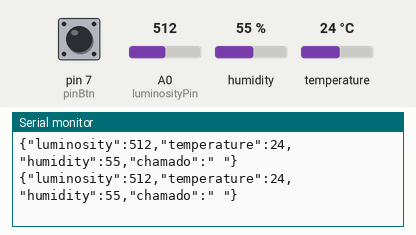
Bench run of a sketch on a simulated Arduino Uno, built with avr-gcc and run on an emulated ATmega328P. Shown: the last lines printed to the serial monitor. The test bench sets the inputs (shaded band); at power-on: humidity 55 %, pin 7 (pinBtn) HIGH, A0 (luminosityPin) = 512, temperature 24 °C.

Above: at 4.8 s.
4.9 s: humidity set to 22 %
At 9.4 s:
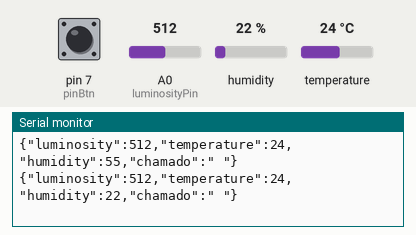
9.9 s: pin 7 (pinBtn) pulled LOW for 3 s
At 13.5 s:
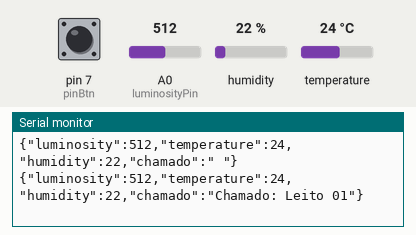
14.9 s: A0 (luminosityPin) set to 716
At 16.9 s:
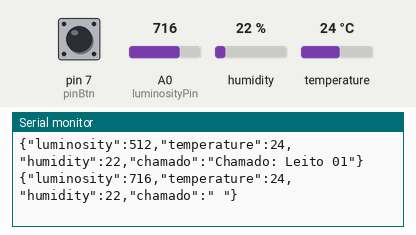
19.9 s: A0 (luminosityPin) set to 1023
At 21.0 s:
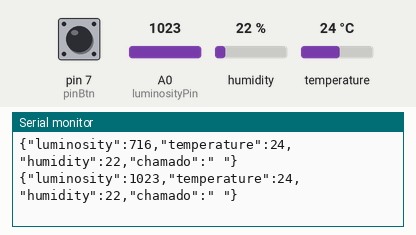
29.2 s: temperature set to 12 °C
At 33.2 s:
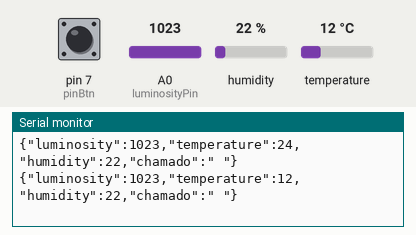
34.2 s: pin 7 (pinBtn) pulled LOW for 3 s
At 37.2 s:
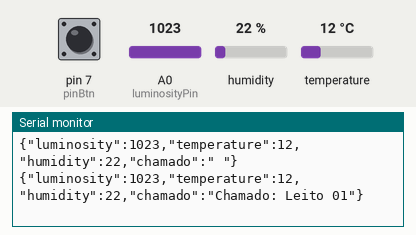
Timing chart, 0 to 38.7 s (numbered marks = the images above; inputs shaded):
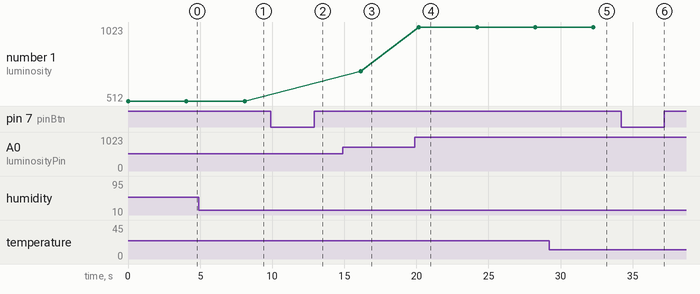

Measured:
- after the input at 4.9 s, the serial monitor: prints a new line after 3.2 s (image 1)
- after the input at 9.9 s, the serial monitor: prints a new line after 2.2 s (image 2)
- after the input at 14.9 s, the serial monitor: prints a new line after 1.3 s (image 3)
- after the input at 19.9 s, the serial monitor: prints a new line after 0.28 s (image 4)
- after the input at 29.2 s, the serial monitor: prints a new line after 3.1 s (image 5)
- after the input at 34.2 s, the serial monitor: prints a new line after 2.1 s (image 6)
- plotted number 1: 512 → 716 after the input at 14.9 s, 716 → 1023 after the input at 19.9 s

The sketch:

code.ino
```cpp
#include <ArduinoJson.h>
#include "DHT.h"

int luminosity = 0;
int temperature = 0;
int humidity = 0;

int luminosityPin = A0;
int pinBtn = 7;

DHT dht(2, DHT11);

int getLuminosity() {
  pinMode(luminosityPin, INPUT);

  return analogRead(luminosityPin);
}

int getTemperature() {
  return dht.readTemperature();
}

int getHumidity() {
  return dht.readHumidity();
}

void setup() {
  Serial.begin(9600);
  pinMode(pinBtn, INPUT_PULLUP);
  dht.begin();
}

void loop() {
  luminosity = getLuminosity();
  temperature = getTemperature();
  humidity = getHumidity();
  int estadoBtn = digitalRead(pinBtn);

  StaticJsonDocument<200> doc;
  doc["luminosity"] = luminosity;
  doc["temperature"] = temperature;
  doc["humidity"] = humidity;
  if (estadoBtn != 1){
      doc["chamado"] = "Chamado: Leito 01";
    }else{
      doc["chamado"] = " ";
    }

  serializeJson(doc, Serial);
  Serial.println();

  delay(4000);
}
```
